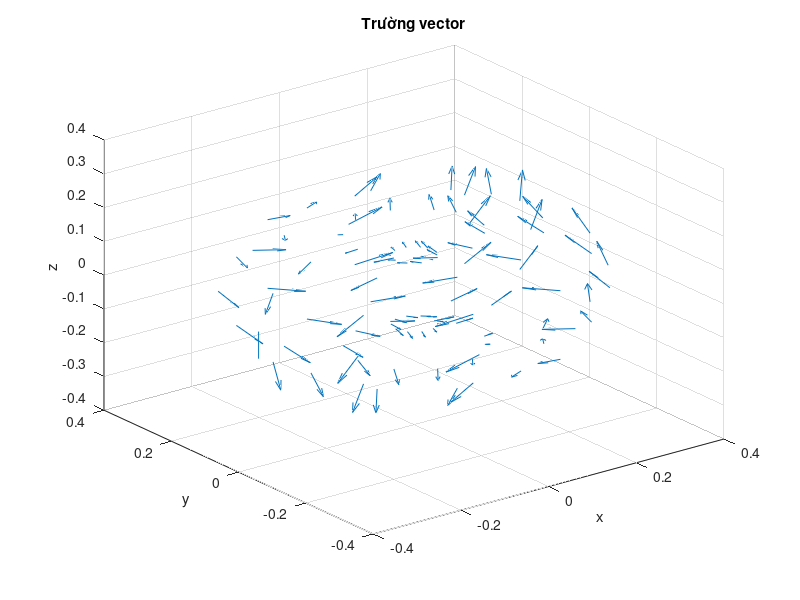

Source code (MATLAB):
figure('Name', 'Bài tập 7e', 'NumberTitle', 'off')

[X, Y, Z] = sphere(10);
[x, y, z] = surfnorm(X, Y, Z);
u = y;
v = z;
w = x;
quiver3(x, y, z, u, v, w)

xlabel('x')
ylabel('y')
zlabel('z')
title('Trường vector')
